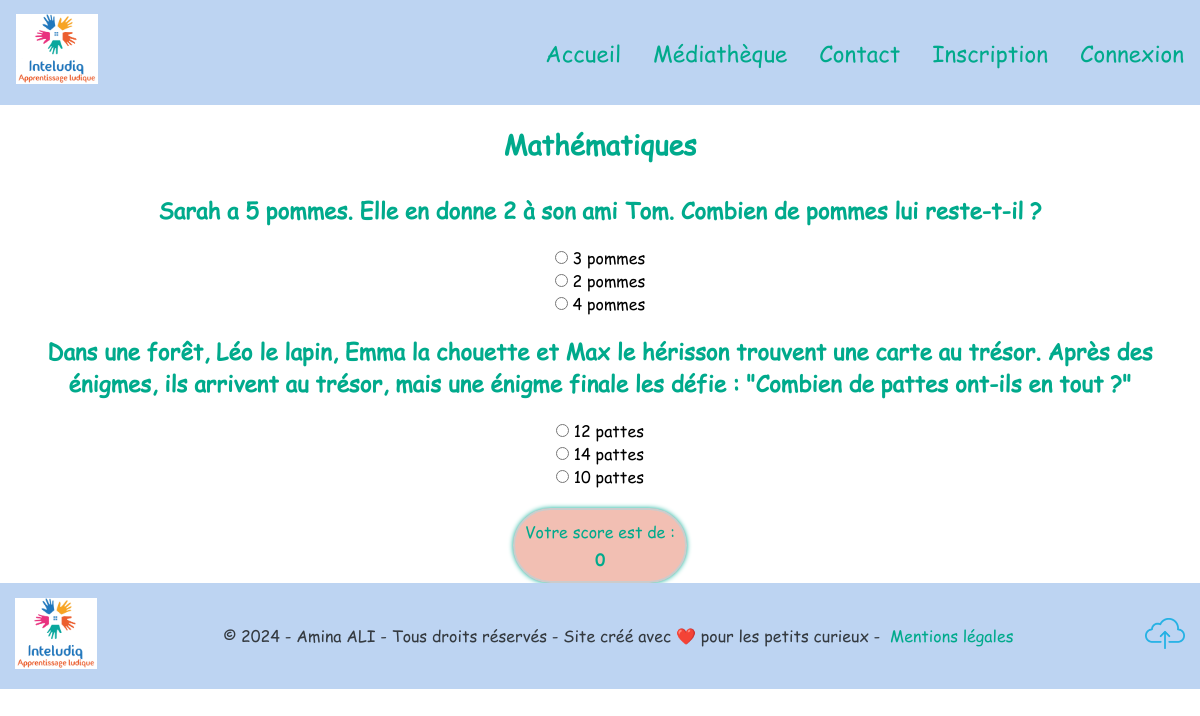
The app's page /controleur/clsMaths.php with its own data.
### tables this page shows
CREATE TABLE `questionqcm` (
  `idQuestion` int(11) NOT NULL,
  `label1` varchar(250) DEFAULT NULL,
  `label2` varchar(250) DEFAULT NULL,
  `label3` varchar(250) DEFAULT NULL,
  `solution` int(11) DEFAULT NULL
);

### controleur/clsMaths.php (called while the page is built)
<?php
require RACINE . "/modele/bdQuestion.php";
$questionsMathematique = obtenirQuestionsParActivite(4);
$labelsMathematique = obtenirLabelsQuestionsParActivite(4);
$donneesMathematique = array();
foreach ($questionsMathematique as $key => $question) {
    if (isset($labelsMathematique[$key])) {
        $donneesMathematique[$key] = array_merge($question, $labelsMathematique[$key]);
    } else {
        $donneesMathematique[$key] = $question;
    }
}
foreach ($donneesMathematique as $key => $q) {
    $idQuestion = $q['idQuestion'];
    $donneesMathematique[$key]['idQuestion'] = $idQuestion;
}
include RACINE . "/vue/vueMaths.php";

### modele/bdQuestion.php (called while the page is built, shortened)
<?php
if (!defined('BD_QUESTION_INCLUDED')) {
    function obtenirQuestionsParActivite($idActivite) {
        try {
            $connexion = connexionPDO();
            $sql = "SELECT q.idQuestion, q.enonce, qi.imageLink1, qi.imageLink2, qi.imageLink3
                    FROM question q
                    LEFT JOIN questionimage qi ON q.idQuestion = qi.idQuestion
                    WHERE q.idActivite = :idActivite";
            $stmt = $connexion->prepare($sql);
            $stmt->bindParam(":idActivite", $idActivite, PDO::PARAM_INT);
            $stmt->execute();
            $questions = $stmt->fetchAll(PDO::FETCH_ASSOC);
            return $questions;
        } catch (PDOException $e) {
            die("Erreur lors de la récupération des questions : " . $e->getMessage());
        }
    }
    function obtenirLabelsQuestionsParActivite($idActivite)
{
    try {
        $connexion = connexionPDO();
        $sql = "SELECT q.idQuestion, qq.label1, qq.label2, qq.label3
                FROM question q
                INNER JOIN questionqcm qq ON q.idQuestion = qq.idQuestion
                WHERE q.idActivite = :idActivite";
        $stmt = $connexion->prepare($sql);
        $stmt->bindParam(":idActivite", $idActivite, PDO::PARAM_INT);
        $stmt->execute();
        $labels = $stmt->fetchAll(PDO::FETCH_ASSOC);
        return $labels;
    } catch (PDOException $e) {
        die("Erreur lors de la récupération des labels des questions : " . $e->getMessage());
    }
}
}
?>

### vue/vueMaths.php (the view, shortened to what this page needs)
<?php include RACINE . "/vue/menu.php"; ?>
<main class="container">
    <div class="titre">
        <h1>Mathématiques</h1>
    </div>
    <div class="propositions">
        <?php foreach ($donneesMathematique as $question) : ?>
            <div class="question">
                <h2><?php echo $question['enonce']; ?></h2>
                <ul>
                    <li><label><input type="radio" name="question_<?php echo $question['idQuestion']; ?>" value="1" data-question="<?php echo $question['idQuestion']; ?>" data-reponse="1"> <?php echo $question['label1']; ?></label></li>
                    <li><label><input type="radio" name="question_<?php echo $question['idQuestion']; ?>" value="2" data-question="<?php echo $question['idQuestion']; ?>" data-reponse="2"> <?php echo $question['label2']; ?></label></li>
                    <li><label><input type="radio" name="question_<?php echo $question['idQuestion']; ?>" value="3" data-question="<?php echo $question['idQuestion']; ?>" data-reponse="3"> <?php echo $question['label3']; ?></label></li>
                </ul>
            </div>
        <?php endforeach; ?>
    </div>
    <div class="propositions">
        <form action="?action=maths" method="post">
        <div class="scoreContainer">
            <div class="scoreLabel">Votre score est de :</div>
            <div id="scoreUtilisateur" class="scoreValue">0</div>
        </div>
        </form>
    </div>
</main>
<?php include RACINE . "/vue/piedPage.php"; ?>

### asset/css/style.css (style rules this page uses)
* { margin: 0; padding: 0; }
body { font-family: "Comic Sans MS", Arial, sans-serif; }
input { font-family: "Comic Sans MS", Arial, sans-serif; }
html, body { overflow-x: hidden; }
ul { list-style-type: none; list-style-image: none; }
h1, h2, h3 { color: #00AA8C; }
.container { width: 1200px; width: 100%; background-color: #FFF; }
.titre { margin-top: 34px; margin-bottom: 21px; }
.titre h1 { text-align: center; font-size: 1.4rem; }
.propositions { text-align: center; margin-top: 20px; }
.question { margin-bottom: 20px; }
.question h2 { text-align: center; font-size: 1rem; margin-top: 20px; margin-bottom: 20px; }
.scoreContainer { background-color: #F2BFB3; border: 2px solid #ccc; border-radius: 50px; padding: 10px; margin-bottom: 10px; width: fit-content; margin: 0 auto; text-align: center; box-shadow: 0px 0px 5px rgb(4, 173, 149); -webkit-border-radius: 50px; -moz-border-radius: 50px; -ms-border-radius: 50px; -o-border-radius: 50px; }
.scoreValue { font-size: 1rem; font-weight: bold; color: #00AA8C; }
.scoreLabel { font-size: 1rem; color: #00AA8C; margin-bottom: 5px; }
@media only screen and (min-width: 768px) { .titre { margin-top: 5px; margin-bottom: 5px; } }
@media only screen and (min-width: 768px) { .titre h1 { text-align: center; font-size: 1.7rem; margin-top: 20px; margin-bottom: 30px; } }
@media only screen and (min-width: 768px) { .question h2 { font-size: 1.4rem; margin-top: 20px; margin-bottom: 20px; } }
@media screen and (min-width: 1200px) and (max-width: 1600px) { .container { max-width: 1900px; } }

### records on screen
questionqcm: enonce "Sarah a 5 pommes. Elle en donne 2 à son ami Tom. Combien de pommes lui reste-t-il ?", label1 "3 pommes", label2 "2 pommes", label3 "4 pommes"
questionqcm: enonce "Dans une forêt, Léo le lapin, Emma la chouette et Max le hérisson trouvent une carte au trésor. Après des énigmes, ils arrivent au trésor, mais une énigme finale les défie : \"Combien de pattes ont-ils en tout ?\"", label1 "12 pattes", label2 "14 pattes", label3 "10 pattes"
